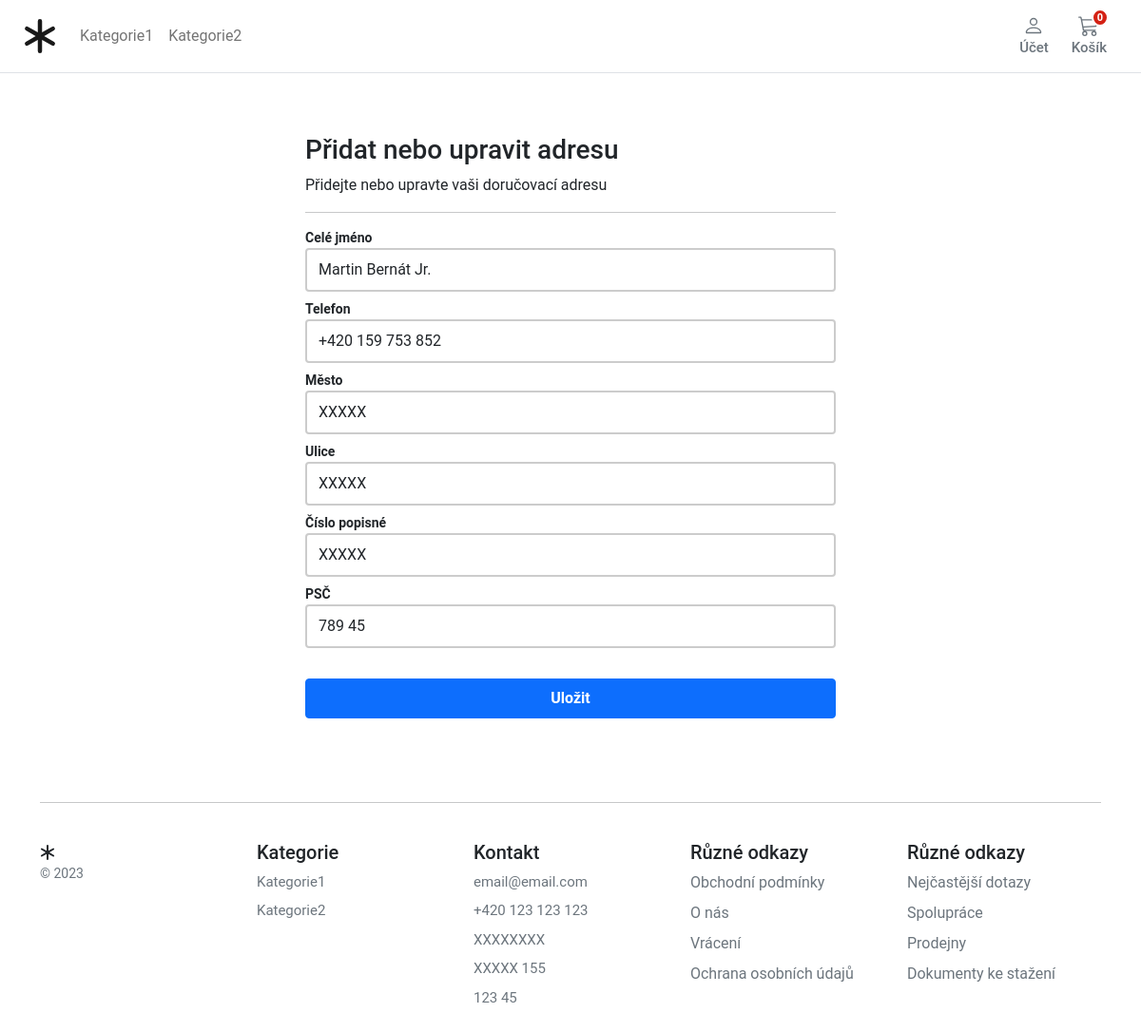
/account/addresses/edit/a14f431088e14f66bba50357e218be1f/ (signed in), run on the app's committed database.
### store/models.py (models this page shows, shortened)
class Category(MPTTModel):
    name = models.CharField(
        verbose_name=("Category Name"),
        help_text=("Required and unique"),
        max_length=255,
        unique=True,
    )
    slug = models.SlugField(verbose_name=("Category safe URL"), max_length=255, unique=True)
    parent = TreeForeignKey("self", on_delete=models.CASCADE, null=True, blank=True, related_name="children")
    is_active = models.BooleanField(default=True)
    class MPTTMeta:
        order_insertion_by = ["name"]
    class Meta:
        verbose_name = ("Category")
        verbose_name_plural = ("Categories")
    def get_absolute_url(self):
        return reverse("store:category_list", args=[self.slug])

### account/models.py (models this page shows, shortened)
class Address(models.Model):
    id = models.UUIDField(primary_key=True, default=uuid.uuid4, editable=False)
    customer = models.ForeignKey(Customer, verbose_name=("Customer"), on_delete=models.CASCADE)
    full_name = models.CharField(("Full Name"), max_length=150)
    phone = models.CharField(("Phone Number"), max_length=50)
    postcode = models.CharField(("Postcode"), max_length=50)
    address_line = models.CharField(("Address Line 1"), max_length=255)
    address_line2 = models.CharField(("Address Line 2"), max_length=255)
    town_city = models.CharField(("Town/City/State"), max_length=150)
    delivery_instructions = models.CharField(("Delivery Instructions"), max_length=255)
    created_at = models.DateTimeField(("Created at"), auto_now_add=True)
    updated_at = models.DateTimeField(("Updated at"), auto_now=True)
    default = models.BooleanField(("Default"), default=False)
    class Meta:
        verbose_name = "Address"
        verbose_name_plural = "Addresses"

### account/views.py (the view)
# urls.py: path("addresses/edit/<slug:id>/", views.edit_address, name="edit_address"),
@login_required
def edit_address(request, id):
    global previous_url_ea
    if request.method == "POST":
        address = Address.objects.get(pk=id, customer=request.user)
        address_form = UserAddressForm(instance=address, data=request.POST)
        if address_form.is_valid():
            address_form.save()
            if "delivery_address" in previous_url_ea:
                return redirect("checkout:delivery_address")
            return HttpResponseRedirect(reverse("account:addresses"))
    else:
        address = Address.objects.get(pk=id, customer=request.user)
        address_form = UserAddressForm(instance=address)
        previous_url_ea = request.META.get("HTTP_REFERER")
    return render(request, "account/dashboard/edit_addresses.html", {"form": address_form})

### account/forms.py
class UserAddressForm(forms.ModelForm):
    class Meta:
        model = Address
        fields = ["full_name", "phone", "address_line", "address_line2", "town_city", "postcode"]
    def __init__(self, *args, **kwargs):
        super().__init__(*args, **kwargs)
        self.fields["full_name"].widget.attrs.update(
            {"class": "form-control mb-2 account-form", "placeholder": "Celé jméno"}
        )
        self.fields["phone"].widget.attrs.update({"class": "form-control mb-2 account-form", "placeholder": "Telefon"})
        self.fields["town_city"].widget.attrs.update(
            {"class": "form-control mb-2 account-form", "placeholder": "Město"}
        )
        self.fields["address_line"].widget.attrs.update(
            {"class": "form-control mb-2 account-form", "placeholder": "Ulice"}
        )
        self.fields["address_line2"].widget.attrs.update(
            {"class": "form-control mb-2 account-form", "placeholder": "Číslo popisné"}
        )
        self.fields["postcode"].widget.attrs.update(
            {"class": "form-control mb-2 account-form", "placeholder": "PSČ"}
        )

### basket/basket.py (called while the page is built)
    def __len__(self):
        return sum(item['qty'] for item in self.basket.values())

### basket/context_processors.py (called while the page is built)
def basket(request):
    return {'basket': Basket(request)}

### store/context_processors.py (called while the page is built)
def categories(request):
    return {
        'categories': Category.objects.filter(level=0)
    }

### templates/account/dashboard/edit_addresses.html (shortened to what this page needs)
{% extends "../sub_base.html" %}
{% block sub_content %}
  <h1 class="h3">Přidat nebo upravit adresu</h1>
  <div>Přidejte nebo upravte vaši doručovací adresu</div>
  <hr />
  <form name="address_form" class="account-form" method="post" enctype="multipart/form-data">
    <p class="small fw-bold mb-0">Celé jméno</p>
    {{ form.full_name }}
    <p class="small fw-bold mb-0">Telefon</p>
    {{ form.phone }}
    <p class="small fw-bold mb-0">Město</p>
    {{ form.town_city }}
    <p class="small fw-bold mb-0">Ulice</p>
    {{ form.address_line }}
    <p class="small fw-bold mb-0">Číslo popisné</p>
    {{ form.address_line2 }}
    <p class="small fw-bold mb-0">PSČ</p>
    {{ form.postcode }}
    <button class="btn btn-primary btn-block py-2 mb-4 mt-4 fw-bold w-100" type="button" value="Submit" onclick="submitForm()">
    Uložit
    </button>
  </form>
{% endblock %}

### templates/base.html (shortened to what this page needs)
{% load static %}
<!DOCTYPE html>
<html>
<head>
  <link href="https://cdn.jsdelivr.net/npm/bootstrap@5.0.0-beta1/dist/css/bootstrap.min.css" rel="stylesheet"
>
  <link rel="stylesheet" href="{% static 'core/css/base.css' %}">
  <link rel="stylesheet" href="{% block stylesheet %}{% endblock %}">
</head>
<body>
  <header class="pb-3">
    <nav class="navbar navbar-expand-md navbar-light bg-white border-bottom">
      <div class="container-fluid px-md-4">
        <div class="d-flex w-100 navbar-collapse">
          <a class="navbar-brand d-flex-inline" href="/">
          </a>
          <ul class="navbar-nav me-auto mb-md-0 ">
            <li class="nav-item dropdown">
              {% for c in categories %}
            <li class="nav-item collapse navbar-collapse">
              <a class="nav-link" href="{{ c.get_absolute_url }}">{{ c.name|title }}</a>
            </li>
            {% endfor %}
            </li>
          </ul>
          <div>
            <div class="collapse navbar-collapse" id="navbarSupportedContent2">
              <ul class="navbar-nav me-auto mb-2 mb-lg-0">
                <li class="nav-item dropdown">
                  <a class="btn btn-outline-secondary border-0 basket-btn" href="#" id="navbarDropdown" role="button"
                    data-bs-toggle="dropdown" aria-expanded="false">
                    <div>
                    </div>
                    <span class="fs15 fw500">Účet</span>
                  </a>
                </li>
              </ul>
            </div>
          </div>
          <a type="button" role="button" href="{% url "basket:basket_summary" %}"
            class="btn btn-outline-secondary border-0 basket-btn">
            {% with total_qty=basket|length %}
            <div id="basket-qty" class="basket-qty">
              {% if total_qty > 0 %}
              {{ total_qty }}
              {% else %}
              0
              {% endif %}
            </div>
            {% endwith %}
            <div>
            </div>
            <span class="fs15 fw500">Košík</span>
          </a>
        </div>
      </div>
    </nav>
  </header>
  <main class="pt-5">
    <div id="content">{% block content %} {% endblock %}</div>
  </main>
  <footer class="container py-5 footer">
    <hr>
    <div class="row pt-4">
      <div class="col-12 col-md">
        <small class="d-block mb-3 text-muted">&copy; 2023</small>
      </div>
      <div class="col-6 col-md fs15">
        <h5>Kategorie</h5>
        <ul class="list-unstyled">
          {% for c in categories %}
          <li>
            <a class="link-secondary text-decoration-none" href="{{ c.get_absolute_url }}">{{ c.name|title }}</a>
          </li>
          {% endfor %}
      </div>
      <div class="col-6 col-md fs15">
        <h5>Kontakt</h5>
        <ul class="list-unstyled">
          <li class="link-secondary text-decoration-none">email@email.com</li>
          <li class="link-secondary text-decoration-none">+420 123 123 123</li>
          <li class="link-secondary text-decoration-none">XXXXXXXX</li>
          <li class="link-secondary text-decoration-none">XXXXX 155</li>
          <li class="link-secondary text-decoration-none">123 45</li>
        </ul>
      </div>
      <div class="col-6 col-md">
        <h5>Různé odkazy</h5>
        <ul class="list-unstyled">
          <li><a class="link-secondary text-decoration-none" href="#">Obchodní podmínky</a></li>
          <li><a class="link-secondary text-decoration-none" href="#">O nás</a></li>
          <li><a class="link-secondary text-decoration-none" href="#">Vrácení</a></li>
          <li><a class="link-secondary text-decoration-none" href="#">Ochrana osobních údajů</a></li>
        </ul>
      </div>
      <div class="col-6 col-md">
        <h5>Různé odkazy</h5>
        <ul class="list-unstyled">
          <li><a class="link-secondary text-decoration-none" href="#">Nejčastější dotazy</a></li>
          <li><a class="link-secondary text-decoration-none" href="#">Spolupráce</a></li>
          <li><a class="link-secondary text-decoration-none" href="#">Prodejny</a></li>
          <li><a class="link-secondary text-decoration-none" href="#">Dokumenty ke stažení</a></li>
        </ul>
      </div>
    </div>
  </footer>
</body>
</html>

### static/core/css/base.css (style rules this page uses)
html, body, p, div { letter-spacing: -0.02px; font-family: 'Roboto', sans-serif; }
.fs15 { font-size: 0.9375rem; }
.fw500 { font-weight: 500; }
.basket-qty { color: #fff; background: #d42114; border: 2px solid #fff; border-radius: 50%; text-align: center; font-size: 11px; height: 15px; width: 14px; position: absolute; box-sizing: content-box; font-weight: 600; top: 1px; right: 10px; }
.basket-btn { position: relative; }
.footer>div>div>ul>li { padding-bottom: 8px; }

### static/account/css/account.css (style rules this page uses)
.account-form input { border: 2px solid #ccc; height: calc(2em + .75rem + 2px); }

### data on the page
Category: name "Kategorie1"
Category: name "Kategorie2"
Address: full_name "Martin Bernát Jr.", phone "+420 159 753 852", town_city "XXXXX", address_line "XXXXX", address_line2 "XXXXX", postcode "789 45"
